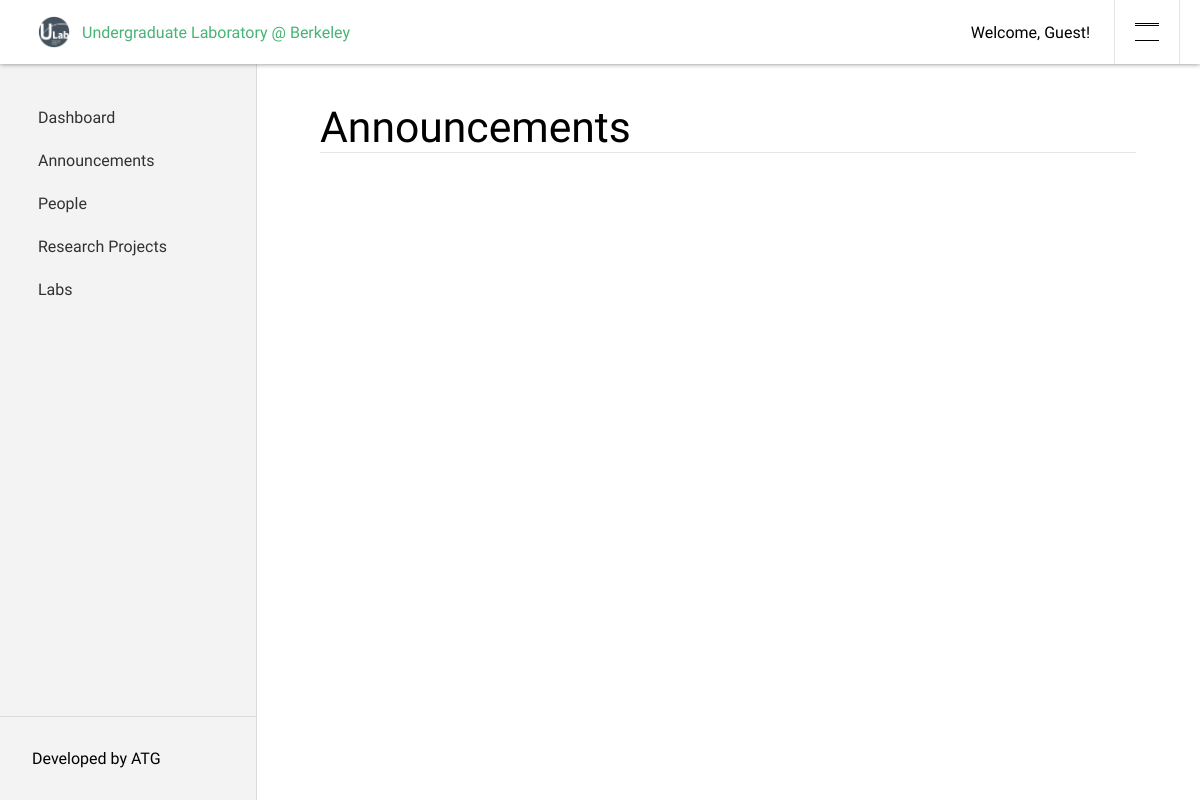
The page /dashboard/announcement/all on the database as committed earlier.
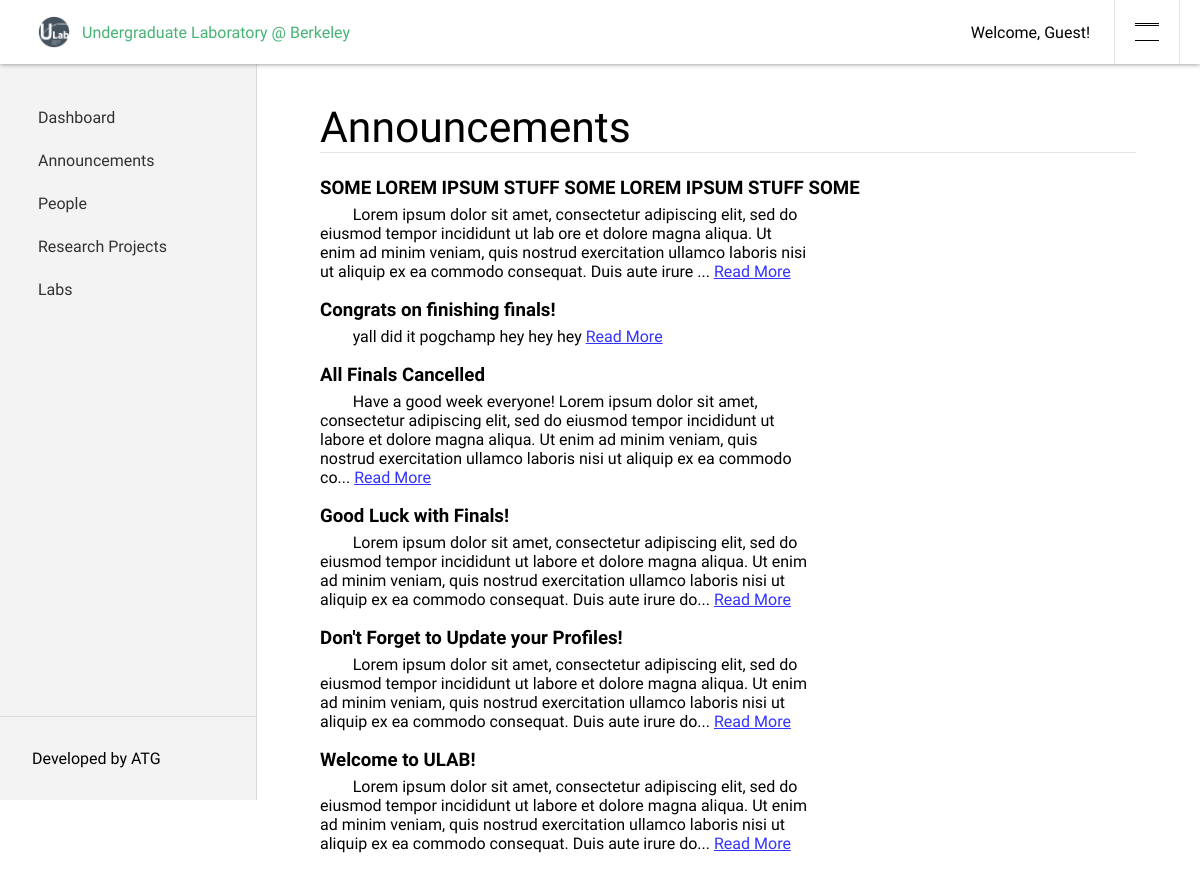
The same page on the database as committed later.
### dashboard/models.py (models this page shows, shortened)
class Announcement(models.Model):
    author = models.ForeignKey(Member, on_delete=models.CASCADE)
    title = models.CharField(max_length=50)
    description = models.TextField(max_length=2500)
    date_posted = models.DateTimeField('Date Posted')
    tags = models.TextField(max_length=200, null=True, blank=True)
    @property
    def short_description(self):
        if len(self.description) >= 253:
          return f'{self.description[:250]}...'
        else:
          return self.description

### dashboard/views.py (the view)
    def new_func(request, *args, **kwargs):
        result = handle_login(request)
        if result[0]:
          return result[1]
        else:
          return func(request, *args, **kwargs)

### dashboard/views.py (called while the page is built)
def check_login(func):
    def new_func(request, *args, **kwargs):
        result = handle_login(request)
        if result[0]:
          return result[1]
        else:
          return func(request, *args, **kwargs)
    return new_func

@check_login
def all_announcements(request):
    mostRecent = Announcement.objects.all().order_by('-date_posted')
    context = {
      'announcments': mostRecent,
      'form': AuthenticationForm()
    }
    return render(request, 'dashboard/all_announcements.html', context)

def handle_login(request):
    if request.method == 'POST':
      if 'username' in request.POST and 'password' in request.POST:
        form = AuthenticationForm(data=request.POST)
        if form.is_valid():
          login(request, form.get_user())
          return (True, redirect(request.get_full_path()))
    return (False, None)

### dashboard/templates/dashboard/all_announcements.html (shortened to what this page needs)
{% extends 'dashboard/layout.html' %}
{% block content %}
    <div class='content-header'>
      <h1 class='content-title'> Announcements </h1>
    </div>
    <div class='announcment-container'>
      {% for msg in announcments %}
          <div class='announcment-entry'>
            <a href="{% url 'announcement' announcement_id=msg.id %}"> <span class='msg-title'>{{ msg.title }}</span> </a>
            <p class='msg-description'>&emsp;&emsp;{{ msg.short_description }}
              <a class='msg-more' href="{% url 'announcement' announcement_id=msg.id %}"> Read More</a> </br>
            </p>
          </div>
      {% endfor %}
    </div>
{% endblock %}

Rows that differ between the two databases and show on the page:
added Announcement: title "SOME LOREM IPSUM STUFF SOME LOREM IPSUM STUFF SOME", short_description "Lorem ipsum dolor sit amet, consectetur adipiscing elit, sed do eiusmod tempor incididunt ut lab ore et dolore magna aliqua. Ut enim ad minim veniam, quis nostrud exercitation ullamco laboris nisi ut aliquip ex ea commodo consequat. Duis aute irure ..."
added Announcement: title "Congrats on finishing finals!", short_description "yall did it pogchamp hey hey hey"
added Announcement: title "All Finals Cancelled", short_description "Have a good week everyone! Lorem ipsum dolor sit amet, consectetur adipiscing elit, sed do eiusmod tempor incididunt ut labore et dolore magna aliqua. Ut enim ad minim veniam, quis nostrud exercitation ullamco laboris nisi ut aliquip ex ea commodo co..."
added Announcement: title "Good Luck with Finals!", short_description "Lorem ipsum dolor sit amet, consectetur adipiscing elit, sed do eiusmod tempor incididunt ut labore et dolore magna aliqua. Ut enim ad minim veniam, quis nostrud exercitation ullamco laboris nisi ut aliquip ex ea commodo consequat. Duis aute irure do..."
added Announcement: title "Don't Forget to Update your Profiles!", short_description "Lorem ipsum dolor sit amet, consectetur adipiscing elit, sed do eiusmod tempor incididunt ut labore et dolore magna aliqua. Ut enim ad minim veniam, quis nostrud exercitation ullamco laboris nisi ut aliquip ex ea commodo consequat. Duis aute irure do..."
added Announcement: title "Welcome to ULAB!", short_description "Lorem ipsum dolor sit amet, consectetur adipiscing elit, sed do eiusmod tempor incididunt ut labore et dolore magna aliqua. Ut enim ad minim veniam, quis nostrud exercitation ullamco laboris nisi ut aliquip ex ea commodo consequat. Duis aute irure do..."
